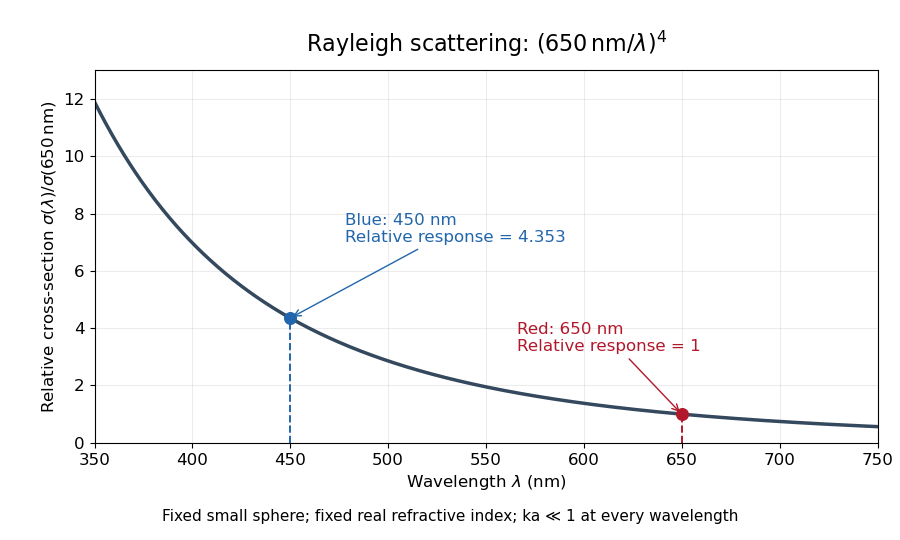

Recreate this plot in Python.
"""Fixed-sphere Rayleigh response; write an opaque PNG to the current directory.

Tested with Python 3.14.4, NumPy 2.3.5, Matplotlib 3.10.7.
Assume a fixed, real, nondispersive refractive index and ka << 1 throughout.
The normalized response is independent of the chosen sphere radius and index.
"""

from pathlib import Path

import matplotlib

matplotlib.use("Agg")
import matplotlib.pyplot as plt
import numpy as np


def main():
    wavelength_nm = np.linspace(350.0, 750.0, 801)
    response = (650.0 / wavelength_nm) ** 4
    blue_response = (650.0 / 450.0) ** 4
    plt.rcParams.update({"font.size": 12, "figure.facecolor": "white"})
    fig, ax = plt.subplots(figsize=(9.0, 5.4), dpi=100)
    ax.plot(wavelength_nm, response, color="#34495e", linewidth=2.5)
    for wavelength, value, color in [
        (450.0, blue_response, "#2166ac"), (650.0, 1.0, "#b2182b")
    ]:
        ax.vlines(wavelength, 0, value, color=color, linestyles="--", linewidth=1.4)
        ax.scatter([wavelength], [value], color=color, s=70, zorder=3)
    ax.annotate("Blue: 450 nm\nRelative response = 4.353", (450, blue_response),
                xytext=(478, 7.0), color="#2166ac", fontsize=12,
                arrowprops={"arrowstyle": "->", "color": "#2166ac"})
    ax.annotate("Red: 650 nm\nRelative response = 1", (650, 1),
                xytext=(566, 3.2), color="#b2182b", fontsize=12,
                arrowprops={"arrowstyle": "->", "color": "#b2182b"})
    ax.set(xlim=(350, 750), ylim=(0, 13),
           xlabel=r"Wavelength $\lambda$ (nm)",
           ylabel=r"Relative cross-section $\sigma(\lambda)/\sigma(650\,\mathrm{nm})$")
    ax.set_xticks(np.arange(350, 751, 50))
    ax.grid(alpha=0.23)
    ax.set_title(r"Rayleigh scattering: $(650\,\mathrm{nm}/\lambda)^4$",
                 fontsize=16, pad=13)
    fig.text(0.5, 0.035,
             "Fixed small sphere; fixed real refractive index; ka ≪ 1 at every wavelength",
             ha="center", fontsize=11)
    fig.subplots_adjust(left=0.105, right=0.975, top=0.87, bottom=0.18)
    fig.savefig(Path.cwd() / "rayleigh-wavelength-scaling.png",
                facecolor="white", transparent=False)
    plt.close(fig)


if __name__ == "__main__":
    main()
